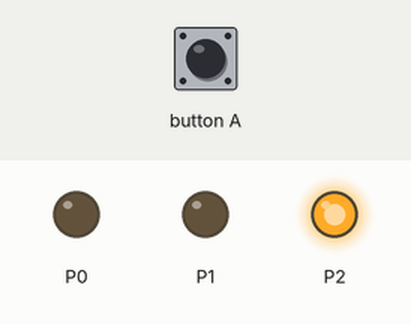
Bench run of a program on a simulated BBC micro:bit (MakeCode). Parts: output pins drawn as LEDs (lit = HIGH).

Above: at 1.0 s.
At 2.2 s:
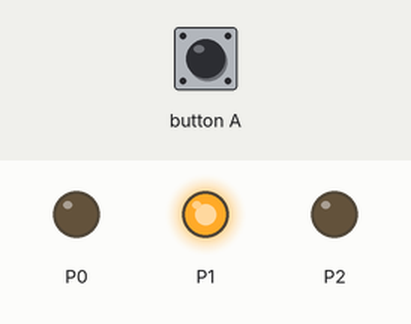
At 3.5 s:
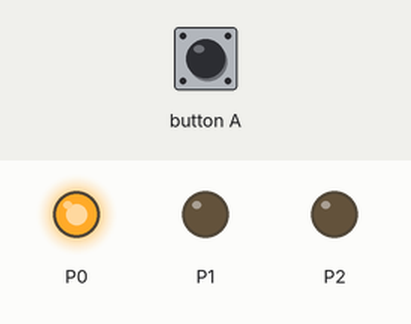
Timing chart, 0 to 5.9 s (numbered marks = the images above):
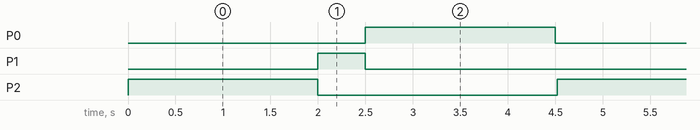

The program:

main.ts
```typescript
basic.forever(function () {
    if (input.buttonIsPressed(Button.A)) {
        pins.digitalWritePin(DigitalPin.P1, 1)
        basic.pause(200)
        pins.digitalWritePin(DigitalPin.P1, 0)
        basic.pause(200)
    } else {
        pins.digitalWritePin(DigitalPin.P2, 1)
        basic.pause(2000)
        pins.digitalWritePin(DigitalPin.P2, 0)
        pins.digitalWritePin(DigitalPin.P1, 1)
        basic.pause(500)
        pins.digitalWritePin(DigitalPin.P1, 0)
        pins.digitalWritePin(DigitalPin.P0, 1)
        basic.pause(2000)
        pins.digitalWritePin(DigitalPin.P0, 0)
    }
})
```

test.ts
```typescript
// tests gaan hier; deze zal niet worden gecompileerd wanneer dit pakket wordt gebruikt als extensie.
```

Measured:
- by itself, P0, P2: alternates HIGH for 2.0 s and LOW for 2.5 s
- by itself, P1: alternates HIGH for 0.50 s and LOW for 4.0 s
